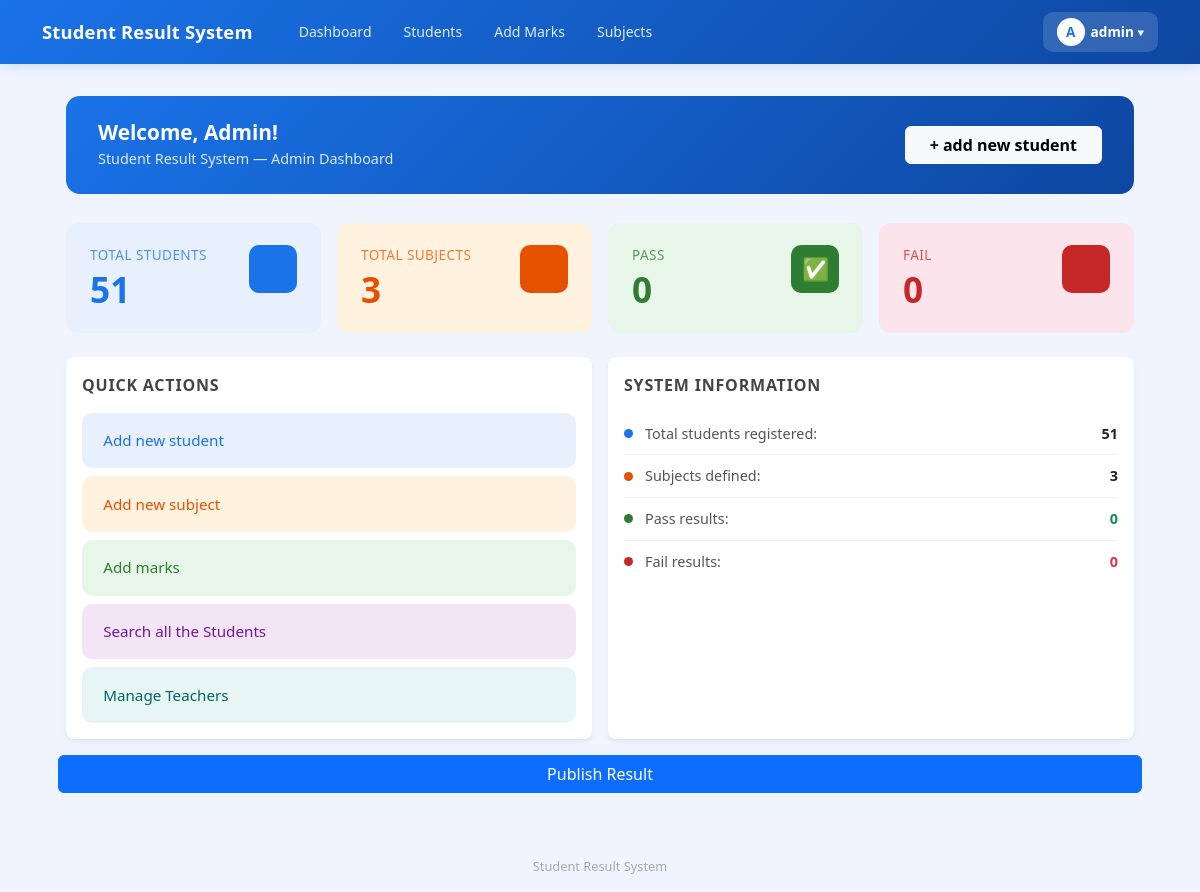
The page /dashboard/ (signed in) on the database its author committed.
### result/models.py (models this page shows)
class CustomUser(AbstractUser):
    ROLE_CHOICES = (
        ('admin', 'Admin'),
        ('teacher', 'Teacher'),
        ('student', 'Student'),
    )
    role = models.CharField(max_length=10, choices=ROLE_CHOICES, default='student')
    phone = models.CharField(max_length=15, null=True, blank=True)

### result/views.py (the view)
# urls.py: path('dashboard/', views.dashboard, name='dashboard'),
@login_required(login_url='result:admin_login')
def dashboard(request):
    if not request.user.is_superuser:
        messages.error(request, "Access Denied!")
        return redirect('result:teacher_dashboard')
    return render(request, 'result/dashboard.html', {
        'total_students': Student.objects.count(),
        'total_subjects': Subject.objects.count(),
        'pass_count': Marks.objects.filter(is_pass=True).count(),
        'fail_count': Marks.objects.filter(is_pass=False).count(),
    })

### result/templates/result/dashboard.html (shortened to what this page needs)
{% extends 'result/base.html' %}
{% block content %}
<div class="welcome-bar">
    <div>
        <h4> Welcome, {{ request.user.username|title }}!</h4>
        <p>Student Result System — Admin Dashboard</p>
    </div>
    <a href="{% url 'result:add_student' %}" class="btn btn-light fw-semibold px-4">
        + add new student
    </a>
</div>
<div class="row g-3 mb-4">
    <div class="col-6 col-md-3">
        <div class="stat-card h-100" style="background:#e8f0fe;">
            <div class="d-flex align-items-start justify-content-between">
                <div>
                    <div class="stat-label" style="color:#1a73e8;">Total Students</div>
                    <div class="stat-number" style="color:#1a73e8;">{{ total_students }}</div>
                </div>
                <div class="stat-icon" style="background:#1a73e8; color:white;"> </div>
            </div>
        </div>
    </div>
    <div class="col-6 col-md-3">
        <div class="stat-card h-100" style="background:#fff3e0;">
            <div class="d-flex align-items-start justify-content-between">
                <div>
                    <div class="stat-label" style="color:#e65100;">Total Subjects</div>
                    <div class="stat-number" style="color:#e65100;">{{ total_subjects }}</div>
                </div>
                <div class="stat-icon" style="background:#e65100; color:white;"> </div>
            </div>
        </div>
    </div>
    <div class="col-6 col-md-3">
        <div class="stat-card h-100" style="background:#e8f5e9;">
            <div class="d-flex align-items-start justify-content-between">
                <div>
                    <div class="stat-label" style="color:#2e7d32;">Pass</div>
                    <div class="stat-number" style="color:#2e7d32;">{{ pass_count }}</div>
                </div>
                <div class="stat-icon" style="background:#2e7d32; color:white;">✅</div>
            </div>
        </div>
    </div>
    <div class="col-6 col-md-3">
        <div class="stat-card h-100" style="background:#fce4ec;">
            <div class="d-flex align-items-start justify-content-between">
                <div>
                    <div class="stat-label" style="color:#c62828;">Fail</div>
                    <div class="stat-number" style="color:#c62828;">{{ fail_count }}</div>
                </div>
                <div class="stat-icon" style="background:#c62828; color:white;"> </div>
            </div>
        </div>
    </div>
</div>
<div class="row g-3">
    <div class="col-md-6">
        <div class="card border-0 shadow-sm rounded-3 p-3 h-100">
            <div class="section-title">Quick Actions</div>
            <div class="d-flex flex-column gap-2">
                <a href="{% url 'result:add_student' %}" class="quick-btn" style="background:#e8f0fe; color:#1a73e8;">
                    <span>Add new student</span>
                </a>
                <a href="{% url 'result:add_subject' %}" class="quick-btn" style="background:#fff3e0; color:#e65100;">
                    <span>Add new subject</span>
                </a>
                <a href="{% url 'result:add_marks' %}" class="quick-btn" style="background:#e8f5e9; color:#2e7d32;">
                    <span>Add marks</span>
                </a>
                <a href="{% url 'result:student_list' %}" class="quick-btn" style="background:#f3e5f5; color:#6a1b9a;">
                    <span>Search all the Students</span>
                </a>
                <a href="{% url 'result:teacher_list' %}" class="quick-btn" style="background:#e8f5f5; color:#00695c;">
                    <span> Manage Teachers</span>
                </a>
            </div>
        </div>
    </div>
    <div class="col-md-6">
        <div class="card border-0 shadow-sm rounded-3 p-3 h-100">
            <div class="section-title"> System information</div>
            <div class="activity-row">
                <div class="dot" style="background:#1a73e8;"></div>
                <span style="color:#555;">Total students registered:</span>
                <strong class="ms-auto">{{ total_students }}</strong>
            </div>
            <div class="activity-row">
                <div class="dot" style="background:#e65100;"></div>
                <span style="color:#555;">Subjects defined:</span>
                <strong class="ms-auto">{{ total_subjects }}</strong>
            </div>
            <div class="activity-row">
                <div class="dot" style="background:#2e7d32;"></div>
                <span style="color:#555;">Pass results:</span>
                <strong class="ms-auto text-success">{{ pass_count }}</strong>
            </div>
            <div class="activity-row">
                <div class="dot" style="background:#c62828;"></div>
                <span style="color:#555;">Fail results:</span>
                <strong class="ms-auto text-danger">{{ fail_count }}</strong>
            </div>
        </div>
    </div>
   <a href="{% url 'result:publish_result' %}" class="btn btn-primary">
    Publish Result
</a>
</div>
{% endblock %}

### result/templates/result/base.html (shortened to what this page needs)
<!DOCTYPE html>
<html lang="ne">
<head>
    <link href="https://cdn.jsdelivr.net/npm/bootstrap@5.3.0/dist/css/bootstrap.min.css" rel="stylesheet">
    <link href="https://cdn.jsdelivr.net/npm/bootstrap-icons@1.10.0/font/bootstrap-icons.css" rel="stylesheet">
</head>
<body>
    <nav class="navbar navbar-expand-lg">
        <div class="container">
         <a class="navbar-brand text-white" href="{% url 'result:dashboard' %}">
    Student Result System
</a>
            {% if user.is_authenticated %}
            <div class="collapse navbar-collapse" id="navMenu">
                <div class="d-flex gap-1 ms-3 flex-wrap align-items-center">
                    <a href="{% url 'result:dashboard' %}" class="nav-link-btn">Dashboard</a>
                    <a href="{% url 'result:student_list' %}" class="nav-link-btn">Students</a>
                    <a href="{% url 'result:add_marks' %}" class="nav-link-btn">Add Marks</a>
                    <a href="{% url 'result:subject_list' %}" class="nav-link-btn">Subjects</a>
                </div>
                <div class="ms-auto mt-2 mt-lg-0 profile-dropdown">
                    <button class="profile-btn" onclick="toggleDropdown()">
                        <div class="profile-avatar">
                            {{ request.user.username|first|upper }}
                        </div>
                        {{ request.user.username }}
                        ▾
                    </button>
                </div>
            </div>
            {% endif %}
        </div>
    </nav>
    <div class="main-container">
        {% block content %}{% endblock %}
    </div>
    <div class="site-footer">
        Student Result System
    </div>
</body>
</html>

### result/templates/result/base.html (style rules this page uses)
body { background: #f0f4ff; min-height: 100vh; }
.navbar-brand { font-size: 1.15rem; font-weight: 700; letter-spacing: 0.01em; }
.navbar { background: linear-gradient(135deg, #1a73e8, #0d47a1) !important; box-shadow: 0 2px 12px rgba(26, 115, 232, 0.18); padding: 0.75rem 0; }
.nav-link-btn { color: rgba(255, 255, 255, 0.88); font-size: 0.88rem; font-weight: 500; padding: 6px 14px; border-radius: 8px; text-decoration: none; transition: background 0.15s; }
.profile-dropdown { position: relative; }
.profile-btn { background: rgba(255, 255, 255, 0.15); color: white; border: none; border-radius: 10px; padding: 6px 14px; font-size: 0.85rem; font-weight: 600; cursor: pointer; display: flex; align-items: center; gap: 6px; transition: background 0.15s; }
.profile-avatar { width: 28px; height: 28px; background: white; color: #1a73e8; border-radius: 50%; display: flex; align-items: center; justify-content: center; font-weight: 800; font-size: 0.85rem; }
.main-container { max-width: 1100px; margin: 0 auto; padding: 2rem 1rem; }
.site-footer { text-align: center; color: #aaa; font-size: 0.8rem; padding: 2rem 0 1rem; }

### result/templates/result/dashboard.html (style rules this page uses)
.stat-card { border-radius: 12px; padding: 1.4rem 1.5rem; border: none; transition: transform 0.15s ease, box-shadow 0.15s ease; }
.stat-icon { width: 48px; height: 48px; border-radius: 10px; display: flex; align-items: center; justify-content: center; font-size: 22px; }
.stat-number { font-size: 2.2rem; font-weight: 700; line-height: 1.1; margin: 0.3rem 0 0.1rem; }
.stat-label { font-size: 0.85rem; font-weight: 500; letter-spacing: 0.03em; text-transform: uppercase; opacity: 0.75; }
.quick-btn { border-radius: 10px; padding: 0.9rem 1.2rem; font-weight: 500; font-size: 0.95rem; transition: all 0.15s ease; border: 2px solid transparent; display: flex; align-items: center; gap: 10px; text-decoration: none; }
.section-title { font-size: 1rem; font-weight: 600; color: #444; text-transform: uppercase; letter-spacing: 0.05em; margin-bottom: 1rem; }
.welcome-bar { background: linear-gradient(135deg, #1a73e8 0%, #0d47a1 100%); border-radius: 14px; color: white; padding: 1.5rem 2rem; margin-bottom: 1.8rem; display: flex; align-items: center; justify-content: space-between; flex-wrap: wrap; gap: 1rem; }
.welcome-bar h4 { font-size: 1.3rem; font-weight: 700; margin: 0; }
.welcome-bar p { margin: 0.2rem 0 0; opacity: 0.85; font-size: 0.9rem; }
.activity-row { display: flex; align-items: center; gap: 12px; padding: 10px 0; border-bottom: 1px solid #f0f0f0; font-size: 0.9rem; }
.activity-row:last-child { border-bottom: none; }
.dot { width: 9px; height: 9px; border-radius: 50%; flex-shrink: 0; }

### rows shown on the page
CustomUser: user.username|first "A", user.username "admin", user.username "Admin"

### other values the page prints
{{ total_students }} "51"
{{ total_subjects }} "3"
{{ pass_count }} "0"
{{ fail_count }} "0"
